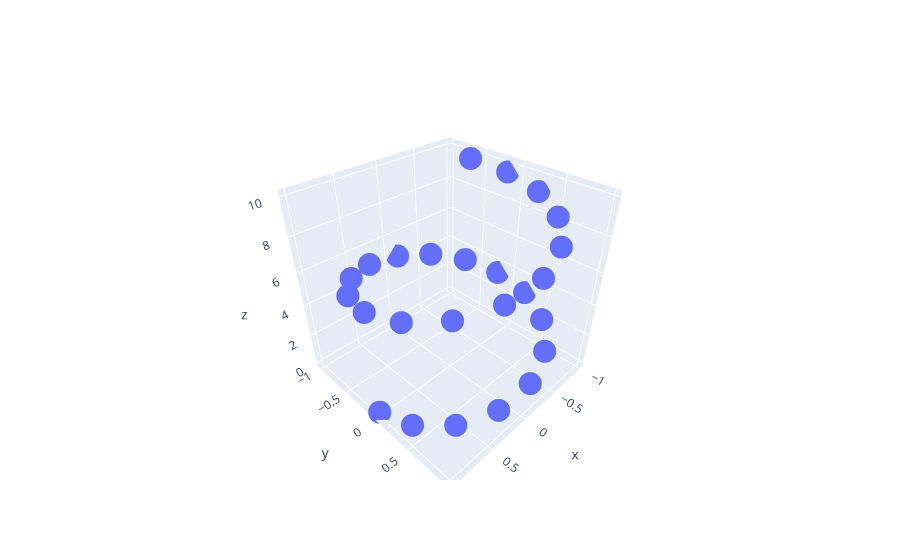

Notebook cell for this chart:
### Code cell
# Helix equation + particle trajectory
t = np.linspace(0, 10, 25)
x, y, z = np.cos(t), np.sin(t), t

fig = go.Figure(data=[go.Scatter3d(x=x, y=y, z=z,
                                   mode='markers')])
fig.show()

### Figure 1 — Plotly figure (JSON) as saved in the notebook; plotly's stock layout.template omitted (floating-point values rounded to 4 significant figures)
{"data": [{"mode": "markers", "type": "scatter3d", "x": [1, 0.9144, 0.6724, 0.3153, -0.09572, -0.4904, -0.8011, -0.9748, -0.9817, -0.8206, -0.519, -0.1287, 0.2837, 0.6475, 0.9005, 0.9994, 0.9274, 0.6966, 0.3466, -0.06264, -0.4612, -0.7808, -0.9669, -0.9875, -0.8391], "y": [0, 0.4047, 0.7402, 0.949, 0.9954, 0.8715, 0.5985, 0.223, -0.1906, -0.5716, -0.8548, -0.9917, -0.9589, -0.7621, -0.4348, -0.03318, 0.3742, 0.7175, 0.938, 0.998, 0.8873, 0.6247, 0.2553, -0.1579, -0.544], "z": [0, 0.4167, 0.8333, 1.25, 1.667, 2.083, 2.5, 2.917, 3.333, 3.75, 4.167, 4.583, 5, 5.417, 5.833, 6.25, 6.667, 7.083, 7.5, 7.917, 8.333, 8.75, 9.167, 9.583, 10]}], "layout": {}}
